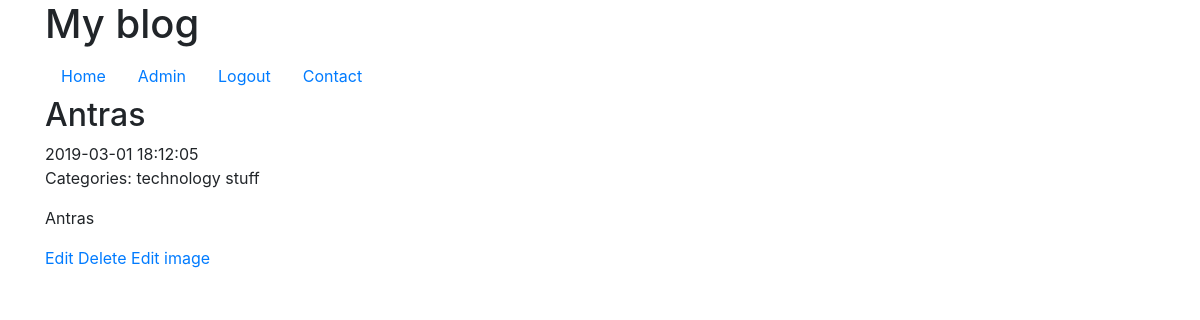
Page /admin/article.php?id=30 (signed in) on the committed database.
### tables this page shows
CREATE TABLE `article` (
  `id` int(11) NOT NULL,
  `title` varchar(128) NOT NULL,
  `content` longtext NOT NULL,
  `published_at` datetime DEFAULT NULL,
  `image_file` varchar(200) DEFAULT NULL
);

CREATE TABLE `category` (
  `id` int(11) NOT NULL,
  `name` varchar(125) NOT NULL
);

### classes/Article.php (called while the page is built, shortened)
<?php
class Article
{
    public static function getWithCategories($conn, $id, $only_published = false)
    {
        $sql = "SELECT article.*, category.name AS category_name
                FROM article
                LEFT JOIN article_category
                ON article.id = article_category.article_id
                LEFT JOIN category
                ON article_category.category_id = category.id
                WHERE article.id = :id";
        $stmt = $conn->prepare($sql);
        $stmt->bindValue(':id', $id, PDO::PARAM_INT);
        $stmt->execute();
        return $stmt->fetchAll(PDO::FETCH_ASSOC);
    }
}

### admin/article.php (the view, shortened to what this page needs)
<?php
$conn = require '../includes/db.php';
if (isset($_GET['id'])) {
    $article = Article::getWithCategories($conn, $_GET['id']);
} else {
    $article = null;
}
?>
<?php require '../includes/header.php'; ?>
<?php if ($article) : ?>
  <article>
      <h2><?= htmlspecialchars($article[0]['title']); ?></h2>
      <?php  if ($article[0]['published_at']): ?>
          <time><?= $article[0]['published_at'] ?></time>
      <?php else: ?>
          Unpublished
      <?php endif; ?>
      <?php if ($article[0]['category_name']): ?>
          <p>Categories:
              <?php foreach ($article as $a): ?>
                  <?= htmlspecialchars($a['category_name']); ?>
              <?php endforeach; ?>
          </p>
      <?php endif; ?>
      <p><?= htmlspecialchars($article[0]['content']); ?></p>
  </article>
  <form >
    <a href="edit-article.php?id=<?= $article[0]['id']; ?>">Edit</a>
    <a class="delete" href="delete-article.php?id=<?= $article[0]['id']; ?>">Delete</a>
    <a href="edit-article-image.php?id=<?= $article[0]['id']; ?>">Edit image</a>
  </form>
<?php else : ?>
      <p>Article not found.</p>
<?php endif; ?>
<?php require '../includes/footer.php'; ?>

### rows in the picture
article: title "Antras", published_at "2019-03-01 18:12:05", category.name "technology", category.name "stuff", content "Antras"
